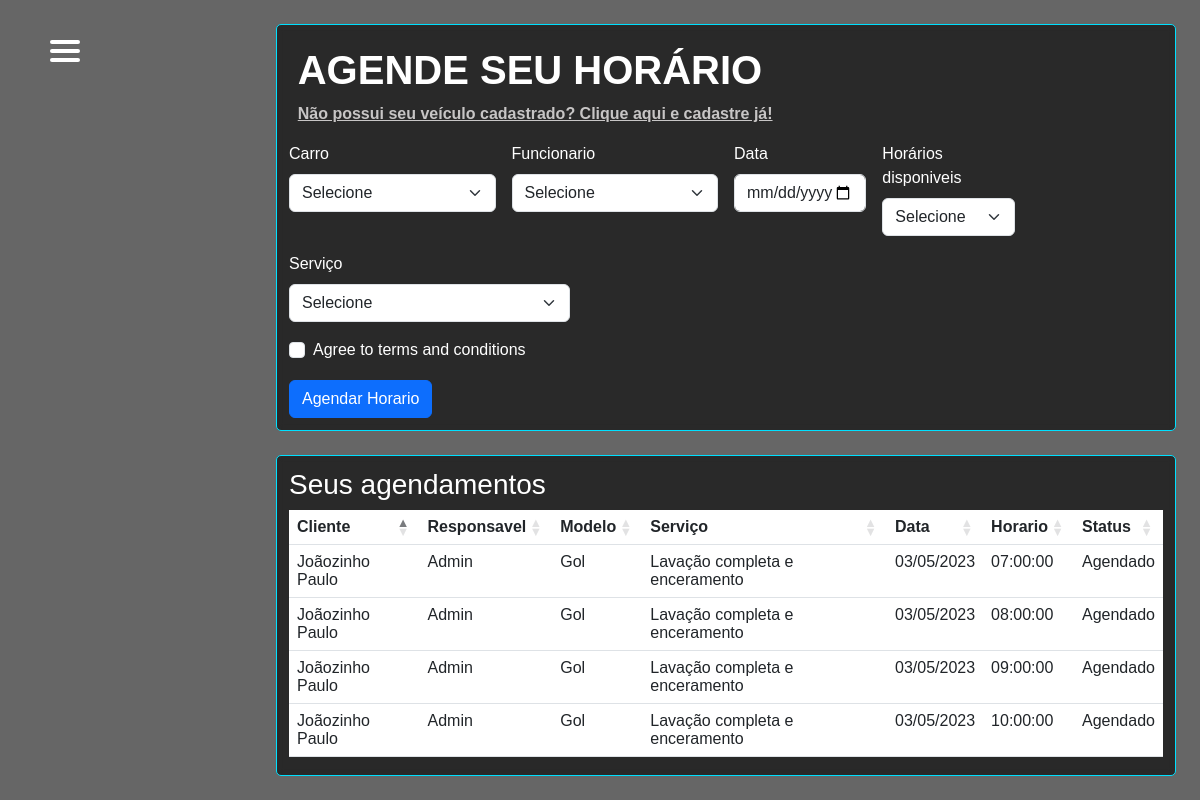
The app's page /view/agendamento.php?login=2 (signed in) with its own data.
### tables this page shows
CREATE TABLE  agendamento(
id_agendamento int NOT NULL PRIMARY KEY AUTO_INCREMENT,
id_user int,
id_car int,
id_func int,
id_servico int,
data_agen date,
hora_disp time,
status int);

CREATE TABLE usuarios(
id_user int NOT NULL PRIMARY KEY AUTO_INCREMENT,
cpf varchar(15),
data_nasc date,
idade int,
username varchar(100),
email varchar(150),
pass_key varchar(200),
cellphone varchar(15),
telephone varchar(15),
address varchar(200),
number_home int (10),
complement varchar(200),
district varchar(100),
city varchar(100),
state varchar(2),
zip varchar(10), 
data_reg datetime,
sts int);

CREATE TABLE funcionarios(
id_func int NOT NULL PRIMARY KEY AUTO_INCREMENT,
nome_func varchar(255),
email varchar(100),
data_nasc date,
idade int,
cpf varchar(45),
funcao varchar(45),
salario decimal(10,2),
senha varchar(150),
cep varchar(20),
endereco varchar(100),
number_home varchar(20),
celular varchar(45),
telefone varchar(45),
bairro varchar(100),
cidade varchar(100),
estado varchar(2),
data_emissao date,
permissao int,
sts int);

CREATE TABLE carros(
id_car int NOT NULL PRIMARY KEY AUTO_INCREMENT,
id_user int,
modelo varchar (200),
marca varchar (100),
ano year,
tipo varchar(100),
porte varchar(100),
placa varchar(100),
CONSTRAINT fkcar FOREIGN KEY (id_user)
REFERENCES usuarios (id_user));

CREATE TABLE servicos(
id_servico int NOT NULL PRIMARY KEY AUTO_INCREMENT,
id_func int,
cod_serv int,
servico varchar (100),
valor decimal(10,2),
tempo_servico varchar(50),
CONSTRAINT fkserv FOREIGN KEY (id_func)
REFERENCES funcionarios (id_func));

### view/agendamento.php (the view, shortened to what this page needs)
<?php
    require_once '../config/conexao.php';
    require_once 'header.php';
?>
<div class="container-detail">
<h1 class='title'>AGENDE SEU HORÁRIO</h1>
<form class="row g-3 needs-validation" action="../config/cadastro_agendamento.php" method="POST" novalidate>
  <div class="register-link">
    <a href="cadastro_veiculo.php">Não possui seu veículo cadastrado? Clique aqui e cadastre já!</a>
  </div>
<div class="col-md-3">
    <label for="carro" class="form-label">Carro</label>
    <select class="form-select" id="carro" name="carro" required>
    <option selected disabled value="">Selecione</option>
    </select>
  </div>
  <div class="col-md-3">
    <label for="func" class="form-label">Funcionario</label>
    <select class="form-select" id="func" name="func" required>
    <option selected disabled value="">Selecione</option>
    </select>
  </div>
  <div class="col-md-2">
    <label for="data" class="form-label">Data</label>
    <input type="date" class="form-control" id="data" name="data" required>
  </div>
  <div class="col-md-2">
    <label for="hora" class="form-label">Horários disponiveis</label>
    <select class="form-select" id="hora" name="hora" required>
      <option selected disabled value="">Selecione</option>
    </select>
  </div>
  <div class="col-md-4">
    <label for="servico" class="form-label">Serviço</label>
    <select class="form-select" id="servico" name="servico" required>
    <option selected disabled value="">Selecione</option>
    </select>
  </div>
  <div class="col-12">
    <div class="form-check">
      <input class="form-check-input" type="checkbox" value="" id="invalidCheck" required>
      <label class="form-check-label" for="invalidCheck">
        Agree to terms and conditions
      </label>
    </div>
  </div>
  <div class="col-12">
    <button class="btn btn-primary" type="submit">Agendar Horario</button>
  </div>
</form>
</div>
<div class="container-detail-table">
<table id="table" class="table" style="width:100%; color: white;">
    <thead>
      <tr>
      <th>Cliente</th>
                <th>Responsavel</th>
                <th>Modelo</th>
                <th>Serviço</th>
                <th>Data</th>
                <th>Horario</th>
                <th>Status</th>
      </tr>
    </thead>
    <tbody>
    <?php
            $sql = 'SELECT id_agendamento, u.username, f.nome_func,
            c.modelo, s.servico, a.data_agen, hora_disp, a.status FROM agendamento AS a
            INNER JOIN funcionarios AS f ON a.id_func = f.id_func
            INNER JOIN usuarios AS u ON a.id_user = u.id_user
            INNER JOIN servicos AS s ON a.id_servico = s.id_servico
            INNER JOIN carros AS c ON a.id_car = c.id_car
            WHERE status = 0';
            $result = mysqli_query($conn, $sql);
            while($ag = mysqli_fetch_array($result)){
                ?>
                <td><?php echo $ag[1];?></td>
                <td><?php echo $ag[2];?></td>
                <td><?php echo $ag[3];?></td>
                <td><?php echo $ag[4];?></td>
                <td><?php echo date('d/m/Y', strtotime($ag[5]));?></td>
                <td><?php echo $ag[6]; ?></td>
                <td>
                Agendado
                </td>
                <?php
            }
            ?>
    </tbody>
  </table>
</div>
</body>
</html>

### assets/css/index.css (style rules this page uses)
* { margin: 0; padding: 0; box-sizing: border-box; }
body { background: linear-gradient(rgba(0, 0, 0, 0.6), rgba(0, 0, 0, 0.6)), url(/assets/images/lindo-carro-no-servico-de-lavagem.jpg); background-size: cover; font-family: "Avenir Next", "Avenir", sans-serif; }
.title { font-weight: bold; margin: 1%; }
.register-link a { margin-left: 1%; color: rgb(199, 197, 197); transition: all 0.4s; font-weight: 600; font-size: 16px; }
.container-detail { display: flex; flex-wrap: wrap; background-color: #8b8b8b; width: 75%; height: auto; padding: 1%; margin: 2% 0 1% 23%; background-color: transparent; border: #00E0FF 1px solid; border-radius: 5px; background-color: rgba(0, 0, 0, 0.6); color: #FFFF; backdrop-filter: blur(0.2rem); }
.container-detail-table { background-color: #8b8b8b; width: 75%; height: auto; padding: 1%; margin: 2% 0 2% 23%; background-color: transparent; border: #00E0FF 1px solid; border-radius: 5px; background-color: rgba(0, 0, 0, 0.6); color: #FFFF; backdrop-filter: blur(0.2rem); }

### records on screen
agendamento: id_user.username "Joãozinho Paulo", id_func.nome_func "Admin", id_car.modelo "Gol", id_servico.servico "Lavação completa e enceramento", data_agen "03/05/2023", hora_disp "07:00:00"
agendamento: id_user.username "Joãozinho Paulo", id_func.nome_func "Admin", id_car.modelo "Gol", id_servico.servico "Lavação completa e enceramento", data_agen "03/05/2023", hora_disp "08:00:00"
agendamento: id_user.username "Joãozinho Paulo", id_func.nome_func "Admin", id_car.modelo "Gol", id_servico.servico "Lavação completa e enceramento", data_agen "03/05/2023", hora_disp "09:00:00"
agendamento: id_user.username "Joãozinho Paulo", id_func.nome_func "Admin", id_car.modelo "Gol", id_servico.servico "Lavação completa e enceramento", data_agen "03/05/2023", hora_disp "10:00:00"
